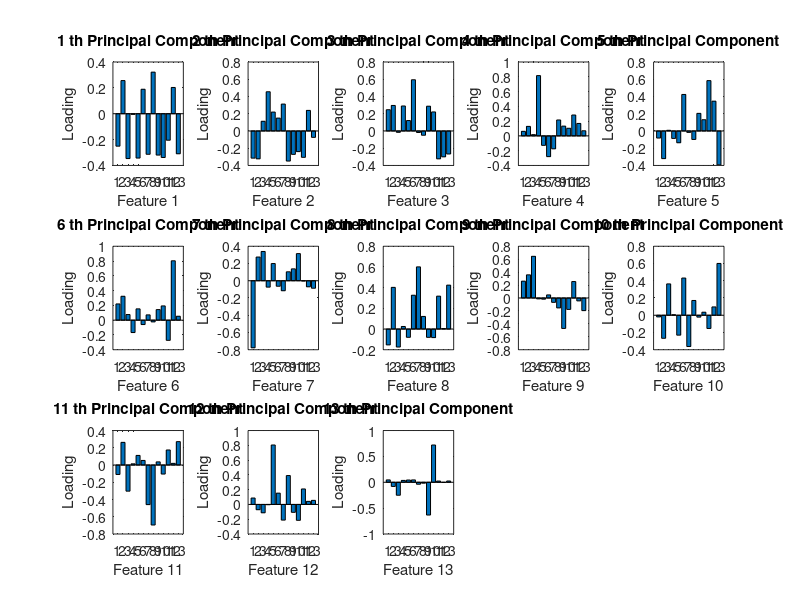
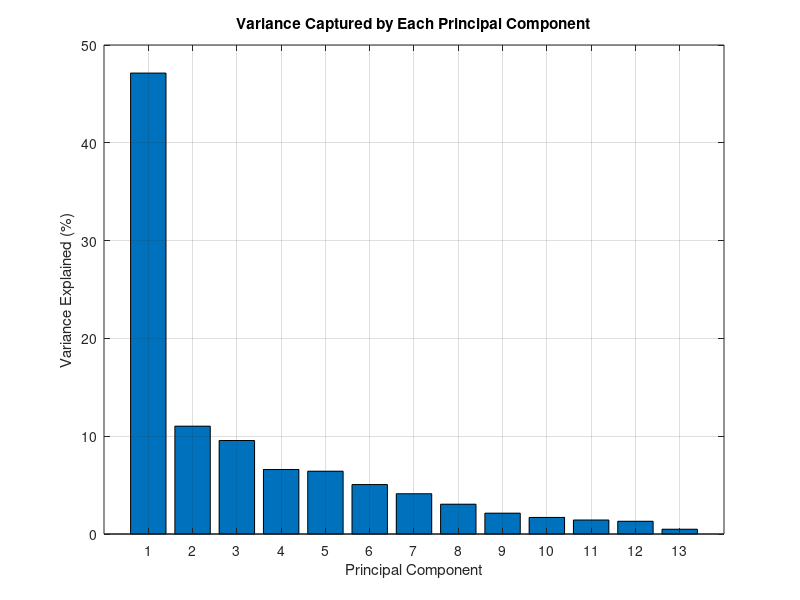
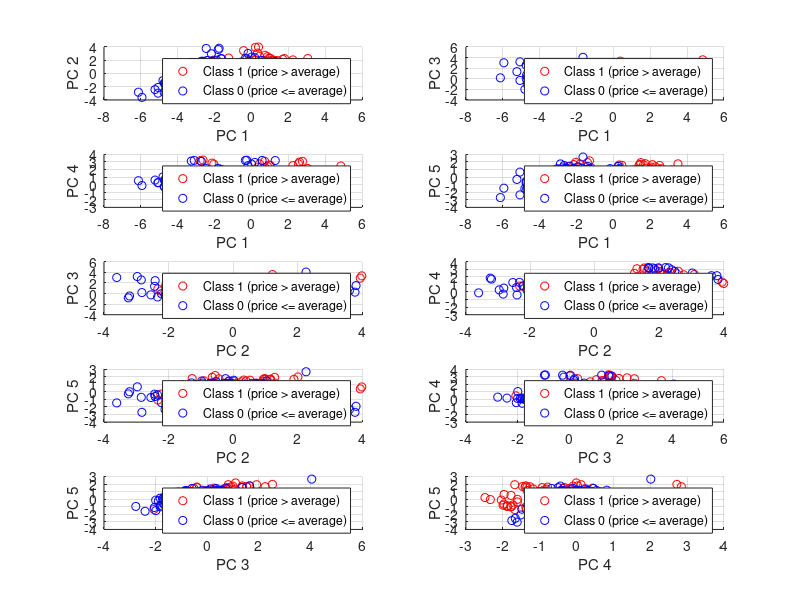

Write the MATLAB code that produced these figures, in order.
% Nikoo Moradi
% 400101934
% CHW 2 
% Q4
%% 

clc; clear; close all;

house_dataset=load('house_dataset.mat');
input = house_dataset.houseInputs; % 13 x 506 matrix (13 features and 506 datapoint)
target = house_dataset.houseTargets;

% Calculate the average price
average_price = mean(target);

% Classify each datapoint
% If price is higher than the average, class is 1, otherwise class is 0
class_labels = target > average_price;

% Display the first few classifications to verify
disp('First few classifications:');
disp(class_labels(1:10));
disp(target(1:10));
disp('Mean: ');
disp(average_price);

num_class_1 = sum(class_labels);
num_class_0 = sum(~class_labels);

fprintf('Number of houses in class 1 (price > average): %d\n', num_class_1);
fprintf('Number of houses in class 0 (price <= average): %d\n', num_class_0);

% Optional: Visualize the classification on the first two principal components
% Centering the data
features_centered = (input - mean(input,2)) ./ std(input,0,2);

% Performing SVD
[U, S, V] = svd(features_centered, 'econ');

% Projecting the features onto the first two principal components
projected_features = U' * features_centered ;



% Display the principal component vectors (loadings)
disp('Principal Component Vectors (Loadings):');
disp(U);

% Plot the loadings for the first two principal components
figure;
num = 1;
for i = 1:13
    subplot(3,5,num);
    num = num + 1;
    bar(U(:,i));
    xlabel(sprintf('Feature %d', i));
    ylabel('Loading');
    title(sprintf('%d th Principal Component',i));
end

singular_values = diag(S);

% Total variance
total_variance = sum(singular_values .^ 2);

% Variance captured by each principal component
explained_variance = (singular_values .^ 2) / total_variance * 100;

% Display the explained variance
disp('Explained Variance by each Principal Component (%):');
disp(explained_variance);

% Plot the explained variance
figure;
bar(explained_variance);
xlabel('Principal Component');
ylabel('Variance Explained (%)');
title('Variance Captured by Each Principal Component');
grid on;


% Plot the classification
figure('Name', 'Classification based on House Prices');

num = 1;

for i= 1:5
    for j = i+1 : 5
        
        
        subplot(5,2,num);
        hold on
        scatter(projected_features(i, class_labels), projected_features(j, class_labels),'r');
        scatter(projected_features(i, ~class_labels), projected_features(j, ~class_labels),'b');
        
        xlabel(sprintf('PC %d', i));
        ylabel(sprintf('PC %d', j));
        legend('Class 1 (price > average)', 'Class 0 (price <= average)');
        grid on;
        num = num + 1;
        
    end
end



